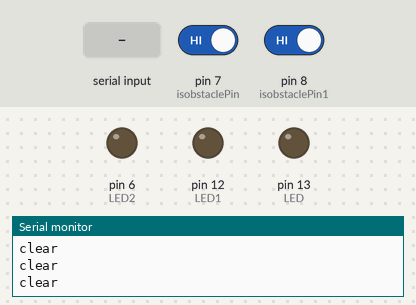
Bench run of a sketch on a simulated Arduino Uno, built with avr-gcc and run on an emulated ATmega328P. Parts: output pins drawn as LEDs (lit = HIGH), the last lines printed to the serial monitor. The test bench sets the inputs (shaded band); at power-on: pin 7 (isobstaclePin) HIGH, pin 8 (isobstaclePin1) HIGH.

Above: at 1.2 s.
1.3 s: pin 7 (isobstaclePin) driven LOW
At 1.8 s:
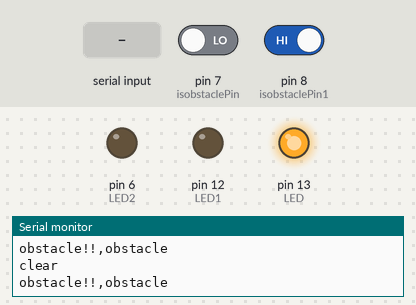
2.9 s: "a" received over the second serial link
At 4.2 s:
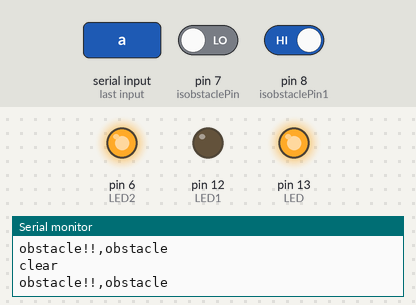
4.5 s: pin 8 (isobstaclePin1) driven LOW
At 5.6 s:
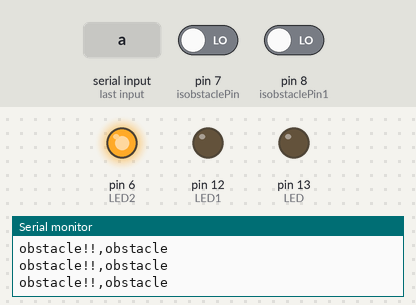
6.1 s: pin 7 (isobstaclePin) driven HIGH
At 6.9 s:
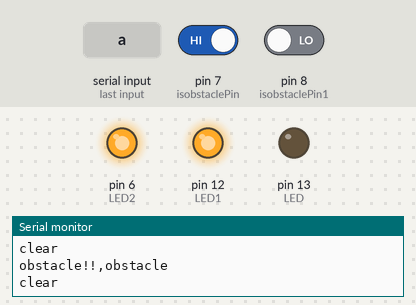
7.7 s: "b" received over the second serial link
At 8.2 s:
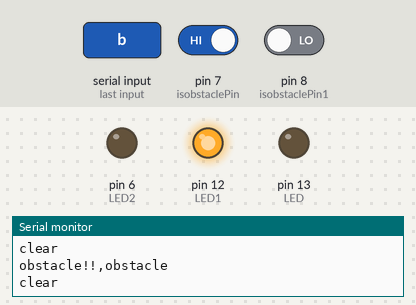
9.3 s: pin 8 (isobstaclePin1) driven HIGH
At 10.7 s:
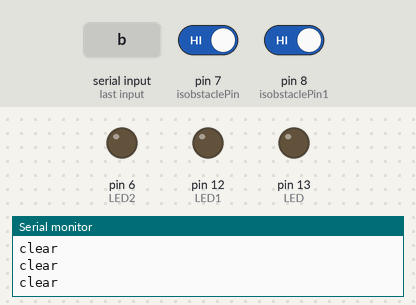
Timing chart, 0 to 11.9 s (numbered marks = the images above; inputs shaded):
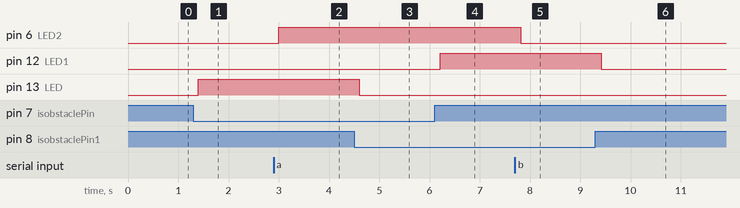

The sketch:

redandbt.ino
```cpp
#include <SoftwareSerial.h>
SoftwareSerial BT(4, 3); // 接收腳, 傳送腳
int LED=13;
int LED1=12;
int LED2=6;
char ch;
int isobstaclePin=7;
int isobstaclePin1=8;
int isobstacle=HIGH;
int isobstacle1=HIGH;
int check=0,check1=0;

void setup() {
  // put your setup code here, to run once:
pinMode(LED,OUTPUT);
pinMode(LED1,OUTPUT);
pinMode(LED2,OUTPUT);
pinMode(isobstaclePin,INPUT);
pinMode(isobstaclePin1,INPUT);

BT.begin(9600); // 這行主要是設定和藍芽 通訊的速度
pinMode(6, OUTPUT); // 設定腳位5 為輸出模式
Serial.begin(9600);
}

void loop() {
  // put your main code here, to run repeatedly:
isobstacle=digitalRead(isobstaclePin);
isobstacle1=digitalRead(isobstaclePin1);

if(isobstacle1==LOW){
  Serial.println("obstacle!!,obstacle");
  digitalWrite(LED1,HIGH);
  check=1;
  //int x=digitalRead(isobstaclePin);
  //Serial.println(x);
  }else{
    Serial.println("clear");
    digitalWrite(LED1,LOW);
     check=0;
  }

if(isobstacle==LOW){
  Serial.println("obstacle!!,obstacle");
  digitalWrite(LED,HIGH);
  check1=1;

  }else{
    Serial.println("clear");
    digitalWrite(LED,LOW);
    check1=0;
  }
  if(check==1&&check1==1){
    digitalWrite(LED2,HIGH);
     digitalWrite(LED,LOW);
      digitalWrite(LED1,LOW);

    }
    else{
       digitalWrite(LED2,LOW);
      }
  delay(200);

if (BT.available()) // 檢查手機端是否有訊息來
{
ch = BT.read(); // 若有訊息, 一次讀取一個byte
Serial.println(ch);
if (ch == 'a' ) // 判斷是否為a 的訊息
{
digitalWrite(6, HIGH); // 點亮腳位5 的燈
LED2=HIGH; // 變更LED 狀態為ON
}
else if (ch == 'b' )
{
digitalWrite(6, LOW);
LED2=LOW;
}
}

}
```

Measured:
- after the input at 1.3 s, pin 13 (LED): LOW → HIGH after 0.10 s
- after the input at 2.9 s, pin 6 (LED2): LOW → HIGH after 0.10 s
- after the input at 4.5 s, pin 13 (LED): HIGH → LOW after 0.11 s
- after the input at 6.1 s, pin 12 (LED1): LOW → HIGH after 0.11 s
- after the input at 7.7 s, pin 6 (LED2): HIGH → LOW after 0.11 s
- after the input at 9.3 s, pin 12 (LED1): HIGH → LOW after 0.11 s
